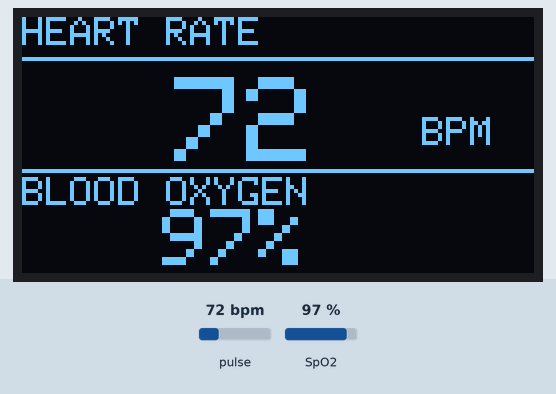
This sketch was run on a simulated Arduino Uno, built for the host (arithmetic inside an expression is 32-bit, double 64-bit). On the bench: 128×64 one-colour display. Inputs (shaded band) come from the test bench; at power-on: pulse 72 bpm, SpO2 97 %. What the sketch prints to the serial monitor is not drawn.

Above: at 1.9 s.
2.0 s: pulse set to 42 bpm
At 3.4 s:
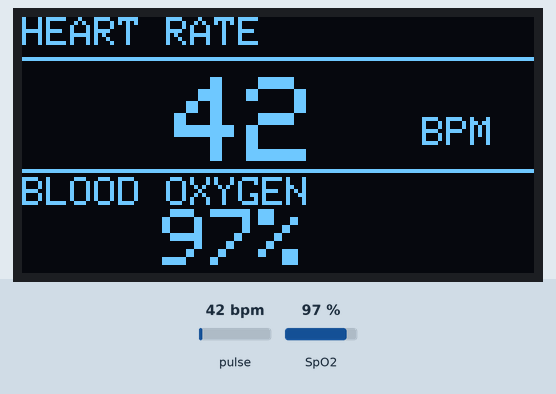
4.0 s: SpO2 set to 80 %
At 6.2 s:
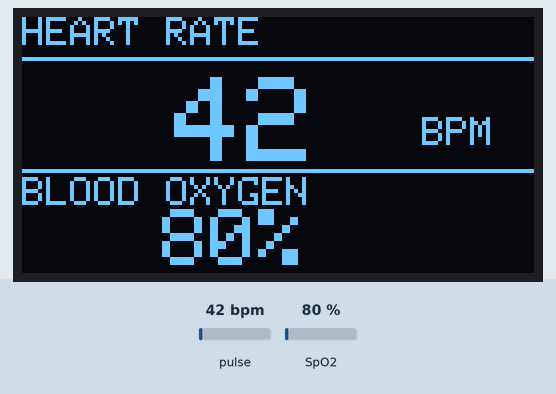
6.5 s: pulse set to 70 bpm
At 8.2 s:
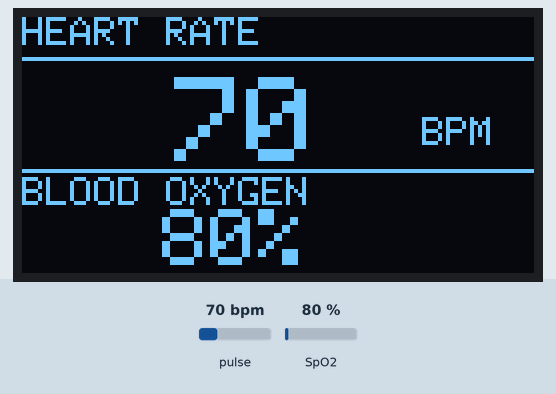
9.0 s: SpO2 set to 85 %
At 11.1 s:
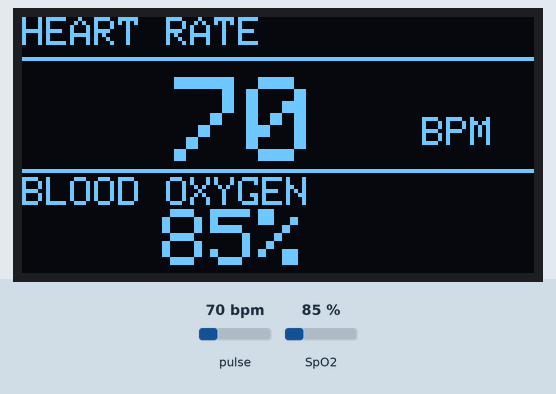
Timing chart, 0 to 12.5 s (numbered marks = the images above; inputs shaded):
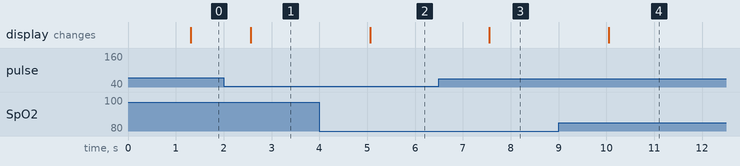

The sketch:

MAX30102_pulse_oximeter_sensor_code.ino
```cpp
#include <Wire.h>
#include "MAX30105.h"         // SparkFun's library (works for MAX30102)
// --- FIX: Remove heartRate.h, add the full SpO2 algorithm ---
#include "spo2_algorithm.h"
#include <Adafruit_GFX.h>     // For the OLED
#include <Adafruit_SSD1306.h> // For the OLED

// --- NEW: Define pins for the second I2C bus ---
#define I2C_SDA_MAX 25
#define I2C_SCL_MAX 26

// --- NEW: Create a second I2C object ---
// Wire (bus 0) will be for the OLED (pins 21, 22)
// Wire1 (bus 1) will be for the MAX30102 (pins 25, 26)
// TwoWire Wire1 = TwoWire(1); // <-- FIX: Remove this line. Wire1 is already defined by the ESP32 library.

// --- OLED Display Setup ---
#define SCREEN_WIDTH 128
#define SCREEN_HEIGHT 64
#define OLED_RESET    -1
// This display constructor uses the default 'Wire' object
Adafruit_SSD1306 display(SCREEN_WIDTH, SCREEN_HEIGHT, &Wire, OLED_RESET);

// --- Pulse Oximeter Setup ---
MAX30105 particleSensor;

// --- FIX: Remove old BPM variables ---
// const byte RATE_SIZE = 4;
// ... (all old beatAvg variables removed)

// --- NEW: Variables for SpO2 and new BPM calculation ---
#define MAX_SAMPLES 100 // Gather 100 samples
uint32_t irBuffer[MAX_SAMPLES];
uint32_t redBuffer[MAX_SAMPLES];
int32_t bufferLength = MAX_SAMPLES;
int32_t spo2;
int8_t validSPO2;
int32_t heartRate; // This will be our new BPM
int8_t validHeartRate;

void setup() {
  Serial.begin(115200);
  Serial.println("Initializing MAX30102 Pulse Oximeter...");

  // Initialize I2C
  Wire.begin(); // Starts I2C bus 0 for OLED (pins 21, 22)
  // NEW: Start I2C bus 1 for MAX sensor on custom pins
  Wire1.begin(I2C_SDA_MAX, I2C_SCL_MAX);

  // Initialize OLED (uses default 'Wire')
  if(!display.begin(SSD1306_SWITCHCAPVCC, 0x3C)) {
    Serial.println(F("SSD1306 allocation failed"));
    for(;;);
  }

  // Initialize Pulse Oximeter
  // NEW: Pass 'Wire1' to the begin function
  if (!particleSensor.begin(Wire1, I2C_SPEED_FAST)) {
    Serial.println("MAX30102 Sensor not found.");
    display.clearDisplay();
    display.setTextSize(1);
    display.setTextColor(SSD1306_WHITE);
    display.setCursor(0, 0);
    display.println("MAX30102 Sensor");
    display.println("Not Found!");
    display.println("Check wiring.");
    display.display();
    while (1);
  }
  Serial.println("Place your finger on the sensor.");

  // --- FIX: Configure sensor for SpO2 Mode (Red + IR) ---
  byte ledBrightness = 0x1F; // 31 (0-255)
  byte sampleAverage = 4;    // 1, 2, 4, 8, 16, 32
  byte ledMode = 2;          // 1=Red, 2=Red+IR, 3=Red+IR+Green
  int sampleRate = 400;      // 50, 100, 200, 400, 800, 1000, 1600, 3200
  int pulseWidth = 411;      // 69, 118, 215, 411
  int adcRange = 4096;       // 2048, 4096, 8192, 16384

  // Set up the sensor
  particleSensor.setup(ledBrightness, sampleAverage, ledMode, sampleRate, pulseWidth, adcRange);

  // Set amplitudes for both LEDs
  particleSensor.setPulseAmplitudeRed(ledBrightness);
  particleSensor.setPulseAmplitudeIR(ledBrightness);

  // Show startup message on OLED
  display.clearDisplay();
  display.setTextSize(1);
  display.setTextColor(SSD1306_WHITE);
  display.setCursor(0, 0);
  display.println("Pulse Oximeter");
  display.println("Place finger");
  display.println("on sensor...");
  display.display();
}

void loop() {

  // --- 1. Fill the sample buffers ---
  // This gathers 100 samples before calculating.
  for (byte i = 0 ; i < bufferLength ; i++)
  {
    // Wait for new data
    while (particleSensor.available() == false)
      particleSensor.check(); // Check the sensor

    // Read both Red and IR
    redBuffer[i] = particleSensor.getRed();
    irBuffer[i] = particleSensor.getIR();
  }

  // --- 2. Calculate SpO2 and BPM from the 100-sample buffer ---
  // This algorithm analyzes the "blips" in both Red and IR light.
  maxim_heart_rate_and_oxygen_saturation(irBuffer, bufferLength, redBuffer, &spo2, &validSPO2, &heartRate, &validHeartRate);

  // --- 3. Check for finger ---
  // Use the *last* IR value to check.
  if (irBuffer[99] < 50000) {
    // No finger detected
    display.clearDisplay();
    display.setTextSize(1);
    display.setTextColor(SSD1306_WHITE);
    display.setCursor(0, 0);
    display.println("Pulse Oximeter");
    display.println("Place finger");
    display.println("on sensor...");
    display.display();

    Serial.println("No finger detected.");
    return;
  }

  // --- 4. Display on OLED ---
  display.clearDisplay();

  // Heart Rate Display
  display.setTextSize(1);
  display.setCursor(0, 0);
  display.println("HEART RATE");
  display.drawLine(0, 10, 128, 10, SSD1306_WHITE);

  display.setTextSize(3);
  display.setCursor(20, 15);

  // Only display if the algorithm says the BPM is valid
  if(validHeartRate) {
    if(heartRate < 100) display.print(" ");
    display.print(heartRate);
  } else {
    display.setTextSize(2);
    display.setCursor(0, 20);
    display.print("SEARCHING");
  }

  display.setTextSize(1);
  display.setCursor(100, 25);
  display.println("BPM");

  // --- FIX: SpO2 Display (now with REAL data) ---
  display.drawLine(0, 38, 128, 38, SSD1306_WHITE);
  display.setTextSize(1);
  display.setCursor(0, 40);
  display.println("BLOOD OXYGEN");

  display.setTextSize(2);
  display.setCursor(35, 48);

  // Only display if the algorithm says the SpO2 is valid
  if(validSPO2) {
    display.print(spo2);
    display.print("%");
  } else {
    display.print("-- %");
  }

  display.display();

  // --- 5. Print to Serial Monitor for debugging ---
  Serial.print("IR="); Serial.print(irBuffer[99]);
  Serial.print(", BPM="); Serial.print(heartRate);
  Serial.print(", ValidBPM="); Serial.print(validHeartRate);
  Serial.print(", SpO2="); Serial.print(spo2);
  Serial.print(", ValidSpO2="); Serial.println(validSPO2);
}
```

Measured:
- after the input at 2.0 s, the display: changes after 0.56 s (image 1)
- after the input at 4.0 s, the display: changes after 1.1 s (image 2)
- after the input at 6.5 s, the display: changes after 1.1 s (image 3)
- after the input at 9.0 s, the display: changes after 1.1 s (image 4)
